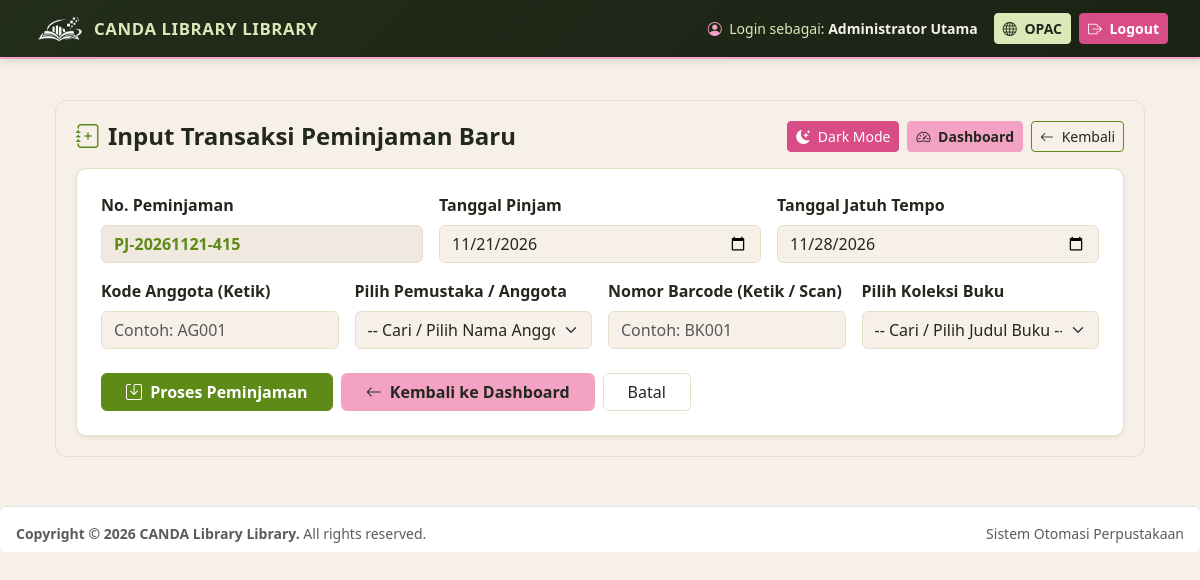
Page /sirkulasi/pinjam.php (signed in) on the committed database.
### tables this page shows
CREATE TABLE IF NOT EXISTS pengaturan_denda (
    id_denda INT AUTO_INCREMENT PRIMARY KEY,
    nominal_denda INT NOT NULL DEFAULT 1000,
    lama_pinjam_default INT NOT NULL DEFAULT 7,
    nama_perpustakaan VARCHAR(150) DEFAULT 'CANDA Library Library - Sistem Otomasi Perpustakaan',
    updated_at TIMESTAMP DEFAULT CURRENT_TIMESTAMP ON UPDATE CURRENT_TIMESTAMP
);

### config/koneksi.php (called while the page is built, shortened)
<?php
$host = "sqlXXX.infinityfree.com";
$user = "if0_43497672";
$pass = "PASSWORD_MYSQL_KAMU";
$db   = "if0_43497672_db_candalibrary";
$conn = mysqli_connect($host, $user, $pass, $db);
mysqli_query($conn, "CREATE TABLE IF NOT EXISTS pengaturan_denda (
    id INT AUTO_INCREMENT PRIMARY KEY,
    nominal_denda INT DEFAULT 1000,
    lama_pinjam_default INT DEFAULT 7,
    nama_perpustakaan VARCHAR(100) DEFAULT 'CANDA Library'
)");
$q_set = mysqli_query($conn, "SELECT * FROM pengaturan_denda LIMIT 1");
$pengaturan = mysqli_fetch_assoc($q_set);
?>

### sirkulasi/pinjam.php (the view, shortened to what this page needs)
<?php
require_once '../config/koneksi.php';
$no_pinjam_otomatis = "PJ-" . date("Ymd") . "-" . rand(100, 999);
$tgl_pinjam_default = date("Y-m-d");
$lama_default       = isset($pengaturan['lama_pinjam']) ? (int)$pengaturan['lama_pinjam'] : 7;
$tgl_tempo_default  = date("Y-m-d", strtotime("+$lama_default days"));
$kode_anggota_input = "";
$barcode_input      = "";
require_once '../includes/header.php';
?>
<div class="pinjam-wrapper">
    <div class="d-flex flex-wrap justify-content-between align-items-center gap-2 mb-3">
        <h4 class="fw-bold mb-0">
            <i class="bi bi-journal-plus me-2" style="color: var(--grass);"></i>Input Transaksi Peminjaman Baru
        </h4>
        <div class="d-flex flex-wrap gap-2">
            <button type="button" id="toggleModePinjam" class="btn btn-sm btn-raspberry">
                <i class="bi bi-moon-stars-fill me-1" id="iconModePinjam"></i>
                <span id="labelModePinjam">Dark Mode</span>
            </button>
            <a href="../admin/dashboard.php" class="btn btn-bubblegum btn-sm">
                <i class="bi bi-speedometer2 me-1"></i> Dashboard
            </a>
            <a href="tampil.php" class="btn btn-outline-secondary btn-sm" style="border-color: var(--grass); color: var(--text-panel);">
                <i class="bi bi-arrow-left me-1"></i> Kembali
            </a>
        </div>
    </div>
    <div class="card pinjam-card border-0 shadow-sm">
        <div class="card-body p-4">
            <form action="" method="POST">
                <div class="row g-3">
                    <div class="col-md-4">
                        <label class="form-label fw-semibold">No. Peminjaman</label>
                        <input type="text" name="no_pinjam" class="form-control fw-bold" value="<?php echo htmlspecialchars($no_pinjam_otomatis); ?>" readonly required>
                    </div>
                    <div class="col-md-4">
                        <label class="form-label fw-semibold">Tanggal Pinjam</label>
                        <input type="date" name="tgl_pinjam" class="form-control" value="<?php echo htmlspecialchars($tgl_pinjam_default); ?>" required>
                    </div>
                    <div class="col-md-4">
                        <label class="form-label fw-semibold">Tanggal Jatuh Tempo</label>
                        <input type="date" name="tgl_jatuh_tempo" class="form-control" value="<?php echo htmlspecialchars($tgl_tempo_default); ?>" required>
                    </div>
                    <div class="col-md-3">
                        <label class="form-label fw-semibold">Kode Anggota (Ketik)</label>
                        <input type="text" name="kode_anggota_input" id="kode_anggota_input" class="form-control"
                               placeholder="Contoh: AG001" value="<?php echo htmlspecialchars($kode_anggota_input); ?>">
                    </div>
                    <div class="col-md-3">
                        <label class="form-label fw-semibold">Pilih Pemustaka / Anggota</label>
                        <select name="id_anggota" id="id_anggota" class="form-select">
                            <option value="">-- Cari / Pilih Nama Anggota --</option>
                        </select>
                    </div>
                    <div class="col-md-3">
                        <label class="form-label fw-semibold">Nomor Barcode (Ketik / Scan)</label>
                        <input type="text" name="barcode_input" id="barcode_input" class="form-control"
                               placeholder="Contoh: BK001" value="<?php echo htmlspecialchars($barcode_input); ?>">
                    </div>
                    <div class="col-md-3">
                        <label class="form-label fw-semibold">Pilih Koleksi Buku</label>
                        <select name="id_buku" id="id_buku" class="form-select">
                            <option value="">-- Cari / Pilih Judul Buku --</option>
                        </select>
                    </div>
                </div>
                <div class="mt-4 d-flex flex-wrap gap-2">
                    <button type="submit" class="btn btn-grass fw-bold px-4">
                        <i class="bi bi-save me-1"></i> Proses Peminjaman
                    </button>
                    <a href="../admin/dashboard.php" class="btn btn-bubblegum px-4">
                        <i class="bi bi-arrow-left me-1"></i> Kembali ke Dashboard
                    </a>
                    <a href="tampil.php" class="btn btn-outline-secondary px-4" style="border-color: var(--border-panel); color: var(--text-panel);">Batal</a>
                </div>
            </form>
        </div>
    </div>
</div>
<?php require_once '../includes/footer.php'; ?>

### includes/header.php (shortened to what this page needs)
<?php
$nama_perpus = isset($pengaturan['nama_perpustakaan']) ? $pengaturan['nama_perpustakaan'] : 'CANDA Library';
$role_user   = isset($_SESSION['nama_petugas']) ? $_SESSION['nama_petugas'] : 'Administrator';
?>
<!DOCTYPE html>
<html lang="id">
<head>
    <link href="https://cdn.jsdelivr.net/npm/bootstrap@5.3.3/dist/css/bootstrap.min.css" rel="stylesheet">
    <link href="https://cdn.jsdelivr.net/npm/bootstrap-icons@1.11.3/font/bootstrap-icons.min.css" rel="stylesheet">
</head>
<body>
    <nav class="navbar navbar-expand main-header mb-3">
        <div class="container-fluid">
            <a class="navbar-brand d-flex align-items-center gap-2 py-0" href="../admin/dashboard.php">
                <img src="../uploads/lampiran/logo.png" alt="Logo <?= htmlspecialchars(strtoupper($nama_perpus)) ?>" class="brand-logo-img">
                <span class="brand-title-caps text-uppercase"><?= htmlspecialchars($nama_perpus) ?></span>
            </a>
            <div class="navbar-nav ms-auto align-items-center">
                <span class="navbar-text me-3 small" style="color: var(--pistachio);">
                    <i class="bi bi-person-circle me-1" style="color: var(--bubblegum);"></i> Login sebagai:
                    <strong style="color: var(--ivory);"><?= htmlspecialchars($role_user) ?></strong>
                </span>
                <a href="../index.php" target="_blank" class="btn btn-canda-opac btn-sm me-2">
                    <i class="bi bi-globe me-1"></i> OPAC
                </a>
                <a href="../auth/logout.php" onclick="return confirm('Keluar dari sistem?')" class="btn btn-canda-logout btn-sm">
                    <i class="bi bi-box-arrow-right me-1"></i> Logout
                </a>
            </div>
        </div>
    </nav>
    <div class="container main-content">

### includes/footer.php (shortened to what this page needs)
</div>
    <footer class="mt-4 pt-3 border-top bg-white px-3 py-2 rounded small text-muted d-flex justify-content-between">
        <div><strong>Copyright &copy; <?= date('Y') ?> <?= htmlspecialchars($pengaturan['nama_perpustakaan']) ?>.</strong> All rights reserved.</div>
        <div>Sistem Otomasi Perpustakaan</div>
    </footer>
</body>
</html>

### includes/header.php (style rules this page uses)
:root { --pistachio: #DCE8B8; --grass: #5E8A17; --grass-dark: #466810; --raspberry: #D94D86; --raspberry-dark: #B5376B; --bubblegum: #F3A2C4; --ivory: #F6F0E8; --ink: #23281E; --muted: #646B5E; --border-soft: #E5DEC9; }
body { background-color: var(--ivory); color: var(--ink); font-family: 'Segoe UI', Tahoma, Geneva, Verdana, sans-serif; }
.main-header { background: linear-gradient(135deg, #232D1B 0%, #1B2314 100%); border-bottom: 2px solid var(--bubblegum); padding: 10px 20px; box-shadow: 0 2px 8px rgba(35, 45, 27, 0.14); }
.brand-logo-img { height: 36px; width: auto; object-fit: contain; display: block; }
.brand-title-caps { color: var(--pistachio); letter-spacing: 0.6px; font-size: 1.05rem; font-weight: 800; text-transform: uppercase; }
.main-content { padding: 25px; }
.btn-canda-opac { background-color: var(--pistachio); border-color: var(--pistachio); color: var(--ink); font-weight: 600; }
.btn-canda-logout { background-color: var(--raspberry); border-color: var(--raspberry); color: #FFFFFF; font-weight: 600; }

### sirkulasi/pinjam.php (style rules this page uses)
:root { --pistachio: #DCE8B8; --grass: #5E8A17; --grass-dark: #466810; --raspberry: #D94D86; --raspberry-dark: #B5376B; --bubblegum: #F3A2C4; --ivory: #F6F0E8; --bg-panel: #F6F0E8; --bg-card: #FFFFFF; --bg-readonly: #EFE9DF; --text-panel: #23281E; --text-soft: #646B5E; --border-panel: #E5DEC9; }
.pinjam-wrapper { background-color: var(--bg-panel); color: var(--text-panel); border: 1px solid var(--border-panel); border-radius: 12px; padding: 20px; transition: background-color 0.25s ease, color 0.25s ease; }
.pinjam-card { background-color: var(--bg-card) !important; color: var(--text-panel) !important; border: 1px solid var(--border-panel) !important; border-radius: 10px; }
.pinjam-card .form-control, .pinjam-card .form-select { background-color: var(--bg-panel); color: var(--text-panel); border-color: var(--border-panel); }
.pinjam-card .form-control[readonly] { background-color: var(--bg-readonly); color: var(--grass); }
.btn-grass { background-color: var(--grass); border-color: var(--grass); color: #FFFFFF; }
.btn-bubblegum { background-color: var(--bubblegum); border-color: var(--bubblegum); color: #23281E; font-weight: 600; }
.btn-raspberry { background-color: var(--raspberry); border-color: var(--raspberry); color: #FFFFFF; }

### rows in the picture
pengaturan_denda: nama_perpustakaan "CANDA LIBRARY LIBRARY", nama_perpustakaan "CANDA Library Library"

### other values in the picture
$role_user "Administrator Utama"
